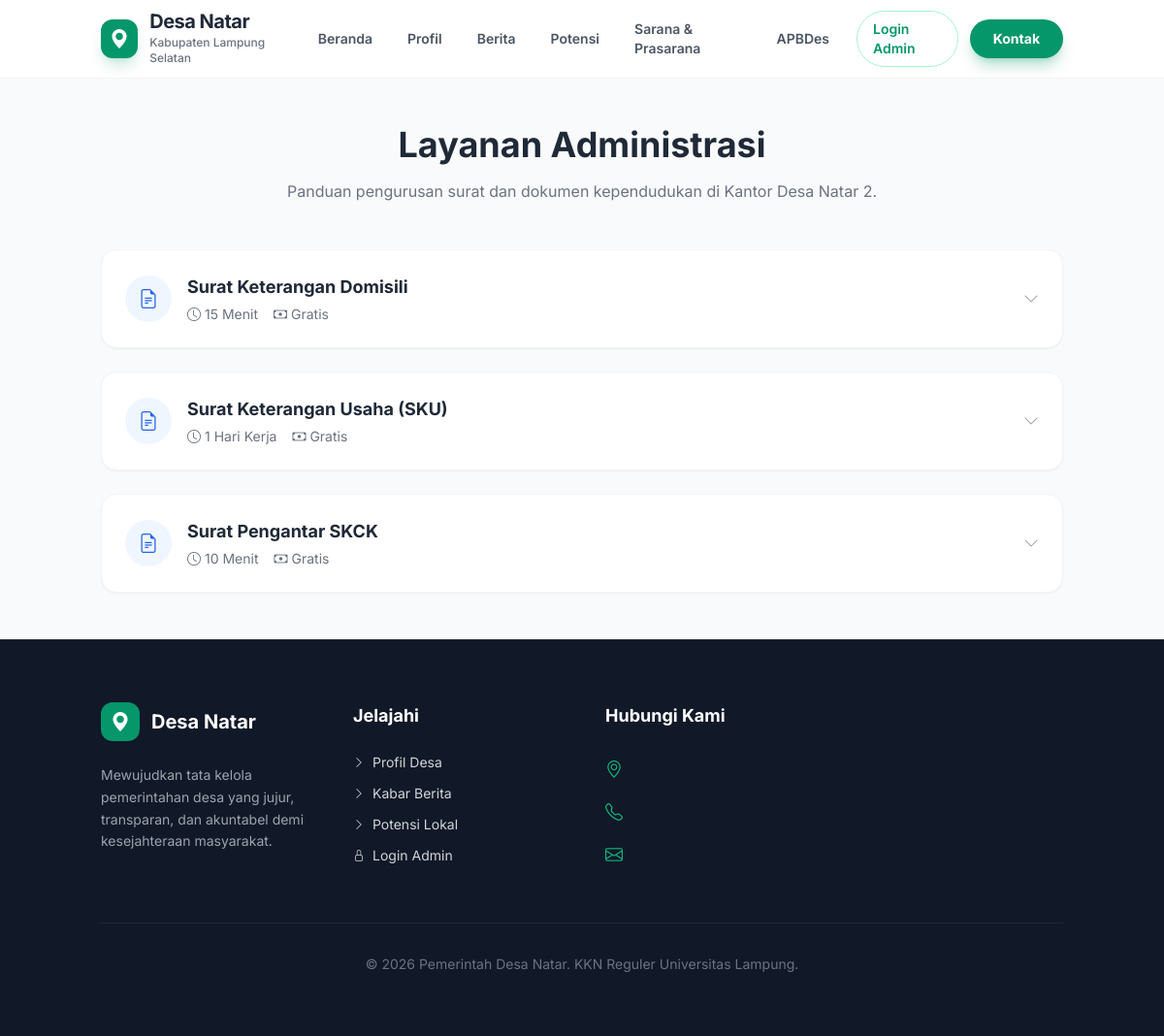
The page /Website-Desa-Natar2/admin/layanan.php on the database its author committed.
### tables this page shows
CREATE TABLE site_settings (
    id INT AUTO_INCREMENT PRIMARY KEY,
    judul_website VARCHAR(255) DEFAULT 'Desa Natar',
    tagline VARCHAR(255),
    logo VARCHAR(255),
    favicon VARCHAR(255)
);

CREATE TABLE layanan (
    id INT AUTO_INCREMENT PRIMARY KEY,
    nama_layanan VARCHAR(255) NOT NULL,
    persyaratan TEXT,
    prosedur TEXT,
    biaya VARCHAR(100) DEFAULT 'Gratis',
    estimasi_waktu VARCHAR(100)
);

### Website-Desa-Natar2/admin/layanan.php (the view, shortened to what this page needs)
<?php
require 'includes/header.php';
$q_layanan = mysqli_query($conn, "SELECT * FROM layanan ORDER BY nama_layanan ASC");
?>
<div class="bg-gray-50 py-12">
    <div class="container mx-auto px-4 max-w-5xl">
        <div class="text-center mb-12">
            <h1 class="text-3xl md:text-4xl font-bold text-gray-800 mb-4">Layanan Administrasi</h1>
            <p class="text-gray-500 max-w-2xl mx-auto">Panduan pengurusan surat dan dokumen kependudukan di Kantor Desa Natar 2.</p>
        </div>
        <div class="space-y-6">
            <?php while($row = mysqli_fetch_assoc($q_layanan)): ?>
            <div class="bg-white rounded-2xl shadow-sm border border-gray-100 overflow-hidden">
                <details class="group">
                    <summary class="flex justify-between items-center p-6 cursor-pointer list-none hover:bg-gray-50 transition">
                        <div class="flex items-center gap-4">
                            <div class="w-12 h-12 bg-blue-50 text-blue-600 rounded-full flex items-center justify-center shrink-0">
                                <i class="bi bi-file-earmark-text text-xl"></i>
                            </div>
                            <div>
                                <h3 class="text-lg font-bold text-gray-800 group-hover:text-blue-600 transition"><?= htmlspecialchars($row['nama_layanan']); ?></h3>
                                <div class="flex gap-4 text-sm text-gray-500 mt-1">
                                    <span class="flex items-center gap-1"><i class="bi bi-clock"></i> <?= $row['estimasi_waktu']; ?></span>
                                    <span class="flex items-center gap-1"><i class="bi bi-cash"></i> <?= $row['biaya']; ?></span>
                                </div>
                            </div>
                        </div>
                        <span class="transition group-open:rotate-180">
                            <i class="bi bi-chevron-down text-gray-400"></i>
                        </span>
                    </summary>
                </details>
            </div>
            <?php endwhile; ?>
        </div>
    </div>
</div>
<?php require 'includes/footer.php'; ?>

### includes/header.php (shortened to what this page needs)
<?php
require_once __DIR__ . '/../config/db.php';
$settings = ['judul_website' => 'Desa Natar', 'tagline' => 'Website Resmi Pemerintah Desa'];
if ($conn) {
    $q_set = @mysqli_query($conn, "SELECT * FROM site_settings LIMIT 1");
    if ($q_set && mysqli_num_rows($q_set) > 0) {
        $settings = mysqli_fetch_assoc($q_set);
    }
}
?>
<!DOCTYPE html>
<html lang="id" class="scroll-smooth">
<head>
    <script src="https://cdn.tailwindcss.com"></script>
    <link rel="stylesheet" href="https://cdn.jsdelivr.net/npm/bootstrap-icons@1.11.0/font/bootstrap-icons.css">
</head>
<body class="bg-gray-50 flex flex-col min-h-screen">
    <nav class="bg-white sticky top-0 z-50 border-b border-gray-100 shadow-sm/50 backdrop-blur-md bg-white/90">
        <div class="container mx-auto px-4">
            <div class="flex justify-between items-center h-20">
                <a href="index.php" class="flex items-center gap-3 group">
                    <div class="w-10 h-10 bg-emerald-600 rounded-xl flex items-center justify-center text-white shadow-lg shadow-emerald-600/20 group-hover:scale-105 transition duration-300">
                        <i class="bi bi-geo-alt-fill text-xl"></i>
                    </div>
                    <div>
                        <h1 class="font-bold text-xl text-gray-800 leading-none tracking-tight"><?= $settings['judul_website']; ?></h1>
                        <p class="text-xs text-gray-500 mt-1 font-medium">Kabupaten Lampung Selatan</p>
                    </div>
                </a>
                <div class="hidden lg:flex items-center gap-1">
                    <?php
                    $menu = [
                        'index.php' => 'Beranda',
                        'profil.php' => 'Profil',
                        'berita.php' => 'Berita',
                        'potensi.php' => 'Potensi',
                        'sarana-prasarana.php' => 'Sarana & Prasarana',
                        'apbdesa.php' => 'APBDes'
                    ];
                    $current_page = basename($_SERVER['PHP_SELF']);
                    foreach ($menu as $link => $label) {
                        $active = ($current_page == $link) ? 'text-emerald-700 bg-emerald-50 font-bold' : 'text-gray-600 hover:text-emerald-600 hover:bg-emerald-50';
                        echo "<a href=\"$link\" class=\"px-4 py-2 text-sm font-semibold rounded-lg transition $active\">$label</a>";
                    }
                    ?>
                    <a href="admin/login.php" class="ml-2 px-4 py-2 text-sm font-semibold text-emerald-600 hover:text-emerald-800 transition border border-emerald-200 rounded-full hover:bg-emerald-50">Login Admin</a>
                    <a href="kontak.php" class="ml-2 px-6 py-2.5 text-sm font-bold text-white bg-emerald-600 rounded-full hover:bg-emerald-700 shadow-lg shadow-emerald-600/30 transition transform hover:-translate-y-0.5">Kontak</a>
                </div>
            </div>
        </div>
    </nav>

### includes/header.php (style rules this page uses)
body { font-family: 'Inter', sans-serif; }

### rows shown on the page
site_settings: judul_website "Desa Natar"
layanan: nama_layanan "Surat Keterangan Domisili", estimasi_waktu "15 Menit", biaya "Gratis"
layanan: nama_layanan "Surat Keterangan Usaha (SKU)", estimasi_waktu "1 Hari Kerja", biaya "Gratis"
layanan: nama_layanan "Surat Pengantar SKCK", estimasi_waktu "10 Menit", biaya "Gratis"

### other values the page prints
$label "Beranda"
$label "Profil"
$label "Berita"
$label "Potensi"
$label "Sarana & Prasarana"
$label "APBDes"
